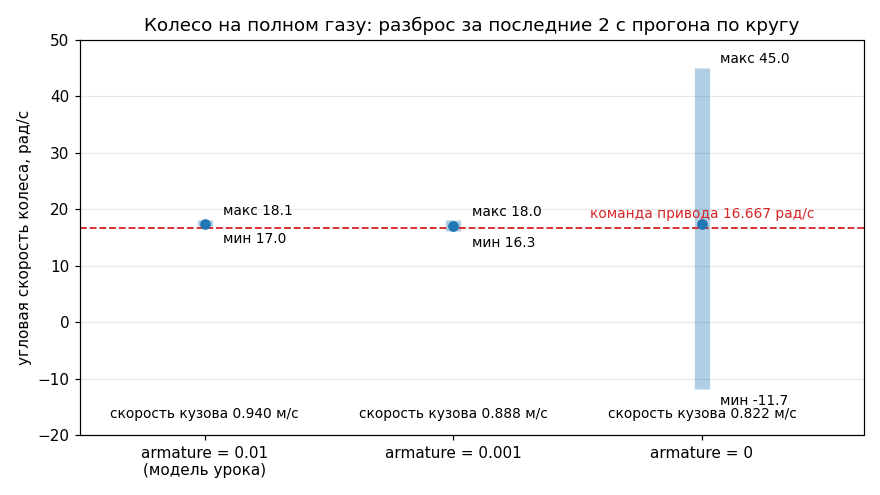

Python code for this plot:
"""Разброс угловой скорости колеса при разных armature.

Числа взяты дословно из замера, приведённого в 01_mjcf_model.md, §4
(круг, полный газ, последние 2 с моделирования, car_parking.xml):

    armature=0.01 (урок)  : w 17.483 рад/с (от  16.991 до 18.139), v кузова 0.940 м/с
    armature=0            : w 17.367 рад/с (от -11.722 до 45.016), v кузова 0.822 м/с
    armature=0.001        : w 17.012 рад/с (от  16.253 до 18.044), v кузова 0.888 м/с

Команда привода: 16.667 рад/с (ctrlrange +-16.6667 в car_parking.xml).

Пересборка:  python armature_wheel_spread.py
"""

import matplotlib.pyplot as plt

CMD = 16.667  # рад/с, команда velocity-привода

# (подпись, среднее, минимум, максимум, скорость кузова)
DATA = [
    ("armature = 0.01\n(модель урока)", 17.483, 16.991, 18.139, 0.940),
    ("armature = 0.001", 17.012, 16.253, 18.044, 0.888),
    ("armature = 0", 17.367, -11.722, 45.016, 0.822),
]

fig, ax = plt.subplots(figsize=(8, 4.5), dpi=110)

xs = range(len(DATA))
for x, (_, mean, lo, hi, _v) in zip(xs, DATA):
    ax.vlines(x, lo, hi, linewidth=10, alpha=0.35, color="tab:blue")
    ax.plot([x], [mean], marker="o", color="tab:blue", zorder=3)
    ax.annotate(f"макс {hi:.1f}", (x, hi), textcoords="offset points",
                xytext=(12, 3), fontsize=9)
    ax.annotate(f"мин {lo:.1f}", (x, lo), textcoords="offset points",
                xytext=(12, -11), fontsize=9)

ax.axhline(CMD, color="tab:red", linestyle="--", linewidth=1.2)
ax.annotate(f"команда привода {CMD:.3f} рад/с", (1.55, CMD),
            textcoords="offset points", xytext=(0, 7), ha="left",
            fontsize=9, color="tab:red")

for x, (_, _m, lo, _hi, v) in zip(xs, DATA):
    ax.annotate(f"скорость кузова {v:.3f} м/с", (x, -17),
                ha="center", fontsize=9)

ax.set_xticks(list(xs))
ax.set_xticklabels([d[0] for d in DATA])
ax.set_ylabel("угловая скорость колеса, рад/с")
ax.set_title("Колесо на полном газу: разброс за последние 2 с прогона по кругу")
ax.set_ylim(-20, 50)
ax.set_xlim(-0.5, 2.65)
ax.grid(axis="y", alpha=0.3)
fig.tight_layout()
fig.savefig("armature_wheel_spread.png")
print("saved armature_wheel_spread.png")
